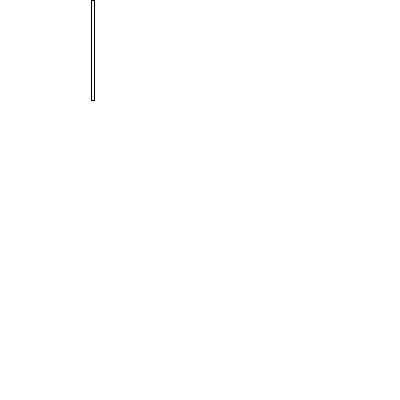
Frame 1 (no input)
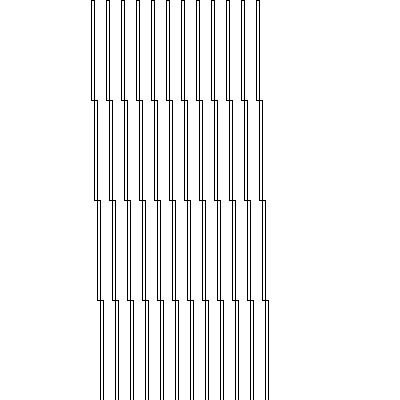
Frame 60 (the mouse pressed at the canvas centre just before this capture)
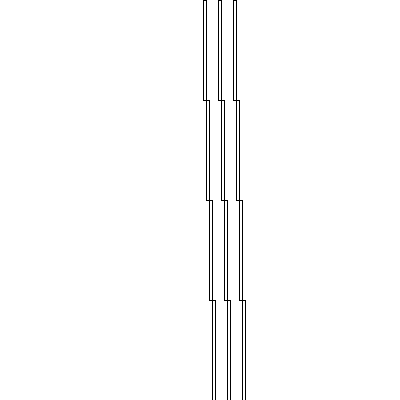
Frame 120 (the mouse held since frame 60 and released just before this capture)

The Processing sketch that drew these frames (run headless with seeded random() and noise(); from frame 60 on, the mouse is pressed at the canvas centre):

// Processing sketch: processing_11486
// ── processing_11486.pde

//ejemplo de modulo con funciones
//chris kairalla

//contador aumenta en 1 cada loop
int counter = 5;
//determina cuatos niveles mas abajo deberan contarse antes de dibujar el otro rect 
int repeat = 5;
//posicion x de rect
int x = 88;
//posicion y de rect
int y = 88;
//ancho de rect
int rectWidth = 3;
//alto de rect
int rectHeight = 100;


void setup(){
 size(400, 400);
background(255, 255, 255); 
frameRate(300);
}

void draw(){
  //usa modulo para crear un loop repetitivo de numeros 
  //cambia repetir para hacer mas filas de rects
  int multNumber = modulo(counter, repeat);
  moveRect(multNumber);
  //dibuja rect
  rect(x, y, rectWidth, rectHeight);
  //resetea si la linea se queda en el ancho de la pantalla 
    if (x > width){
    resetValues();
  }
  increaseCounter();
}

//funcion que devuelve el modulo de dos numeros 
int modulo(int ctr, int _repeat){
 int m = ctr % _repeat;
 return m; 
}

//mueve el rect a la prox posicion 
void moveRect(int multNumber){
   //coloca el siguiente rect justo abajo del ultimo
  y = rectHeight * multNumber;
    //mueve el siguiente rect a la derecha del ultimo rect 
  x += rectWidth; 
}

void increaseCounter(){
   //aumenta contador. Este puede aumentar lo que quiera, y
  //modulo siempre sera un ciclo arriba para repetir el valor 
  counter ++; 
}

void resetValues(){
   background(255, 255, 255);
   x = mouseY;
   y = mouseX; 
}
